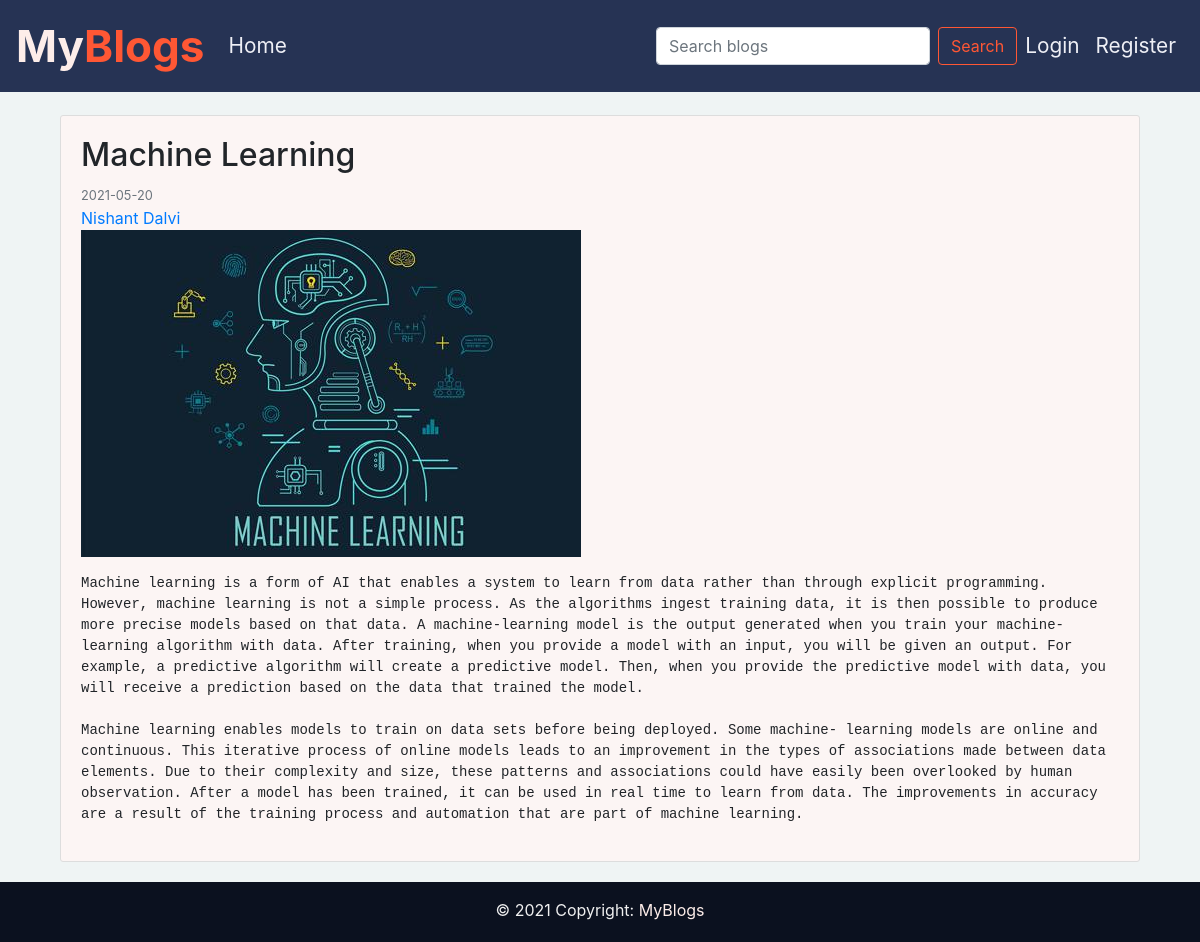
Page /post/11 on the earlier database version.
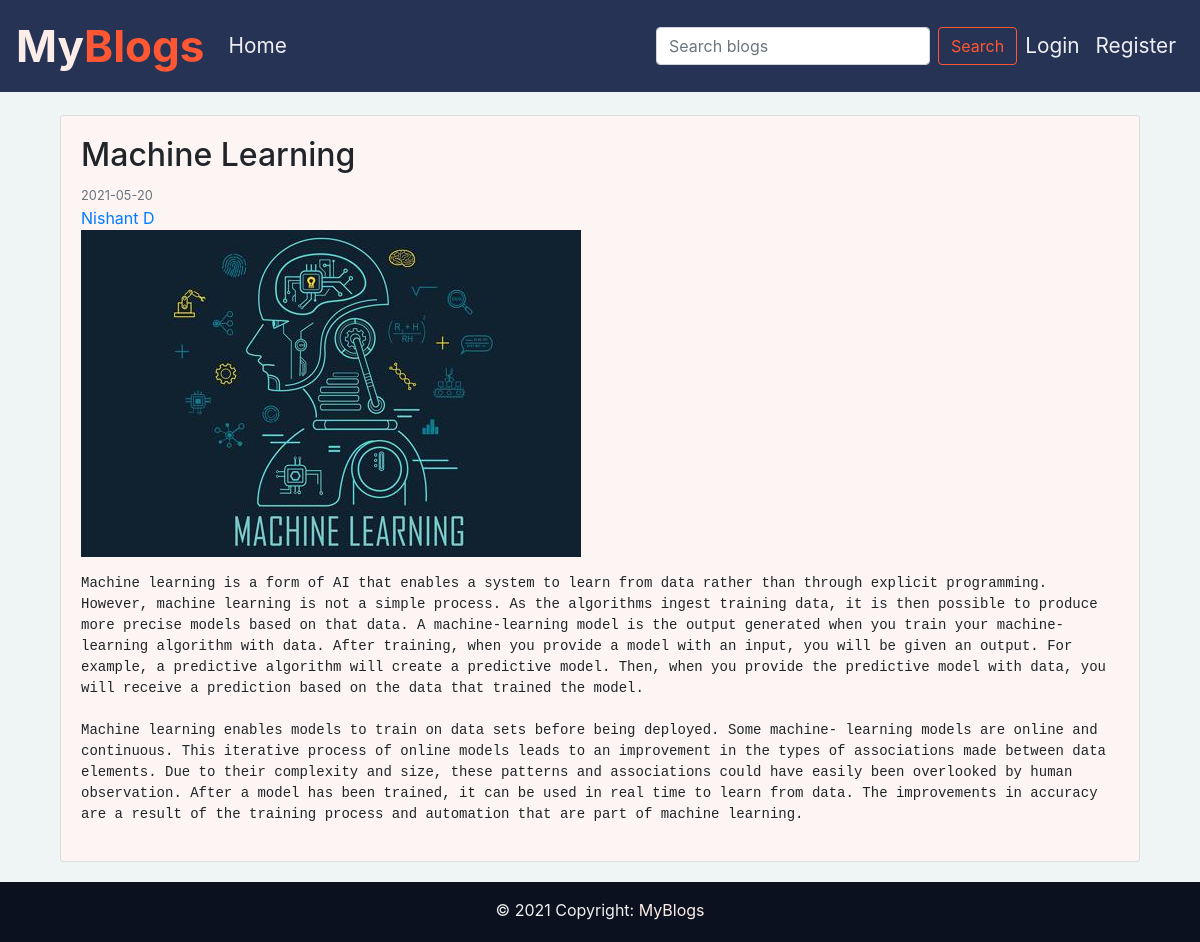
Same page on the later database version.
### blog/models.py (models this page shows, shortened)
class Post(db.Model):
    id = db.Column(db.Integer, primary_key=True)
    title = db.Column(db.String(100), nullable=False)
    date_posted = db.Column(db.DateTime, nullable=False, default=datetime.utcnow)
    content = db.Column(db.Text, nullable=False)
    image_post = db.Column(db.String(20), nullable=False, default='default_post.jpg')
    user_id = db.Column(db.Integer, db.ForeignKey('user.id'), nullable=False)

class User(db.Model, UserMixin):
    id = db.Column(db.Integer, primary_key=True)
    username = db.Column(db.String(20), unique=True, nullable=False)
    email = db.Column(db.String(120), unique=True, nullable=False)
    image_file = db.Column(db.String(20), nullable=False, default='default_profile.jpg')
    password = db.Column(db.String(60), nullable=False)
    posts = db.relationship('Post', backref='author', lazy=True)

### blog/routes.py (the view)
@app.route("/post/<int:post_id>")
def post(post_id):
    post = Post.query.get_or_404(post_id)
    return render_template('blog.html', title=post.title, post=post)

### blog/Templates/blog.html
{%extends "layout.html"%}
{%block content%}
    <div class="container">
        <article class="media content-section">
            <div class="media-body">
                <div class="article-metadata">
                    <h2 class="article-title">{{post.title}}</h2>
                    <small class="text-muted">{{ post.date_posted.strftime('%Y-%m-%d') }}</small>
                </div>
                <a class="mr-2" href="{{ url_for('user_profile', username=post.author.username) }}">{{post.author.username}}</a>
                {% if post.image_post != 'default_post.jpg' %}
                <figure>
                    <img class="img-fluid blog-img" src="{{ url_for('static', filename='resources/blog_pics/' + post.image_post) }}" alt="Some alt text">
                </figure>
                {% endif %}
                <pre class="article-content">{{post.content}}</pre>
            </div>
        </article>
    </div>
{%endblock content%}

### blog/Templates/layout.html (shortened to what this page needs)
<!doctype html>
<html lang="en">
  <head>
    <link rel="stylesheet" href="https://maxcdn.bootstrapcdn.com/bootstrap/4.0.0/css/bootstrap.min.css">
    <link rel="stylesheet" type="text/css" href="{{ url_for('static', filename='main.css') }}">
  </head>
  <body>
    <nav class="navbar navbar-expand-md pt-2 pd-4 fixed-top">
        <a class="navbar-brand" href="{{ url_for('home') }}"><span id="logo-1">My</span>Blogs</a>
        <div class="collapse navbar-collapse" id="navbarNav">
          <div class="navbar-nav mr-auto">
            <a class="nav-item nav-link" href="{{ url_for('home') }}">Home</a>
          </div>
          <form class="form-inline my-2 my-lg-0" method="GET">
            <input class="form-control mr-sm-2" type="search" placeholder="Search blogs" aria-label="Search" name="q">
            <button class="btn btn-outline-success my-2 my-sm-0 btn-search" href="{{ url_for('home') }}" type="submit">Search</button>
          </form>
          <div class="navbar-nav">
            {% if current_user.is_authenticated %}
            <a class="nav-item nav-link" href="{{ url_for('new_post') }}">Create Blog</a>
            <a class="nav-item dropdown nav-link dropdown-toggle" href="#" data-toggle="dropdown" role="button" aria-haspopup="true" aria-expanded="false">
              {{current_user.username}}
            </a>
            <div class="dropdown-menu dropdown-menu-right" aria-labelledby="navbarDropdownMenuLink">
              <a class="dropdown-item" href="{{ url_for('profile') }}">Profile</a>
              <a class="dropdown-item" href="{{ url_for('logout') }}">Logout</a>
              <a class="dropdown-item" data-toggle="modal" data-target="#deleteModal">Delete Account</a>
            </div>
            {% else %}
              <a class="nav-item nav-link" href="{{ url_for('login') }}">Login</a>
              <a class="nav-item nav-link" href="{{ url_for('register') }}">Register</a>
            {% endif %}
          </div>
        </div>
      </nav>
      <div class="container main-content">
        <div class="row">
          <div class="col-md-12">
            {%block content%}
            {%endblock content%}
          </div>
        </div>
      </div>
      <footer class="page-footer font-small blue">
        <div class="footer-copyright text-center py-3">© 2021 Copyright:
          <a class="foota" href="{{ url_for('home') }}"> MyBlogs</a>
        </div>
      </footer>
  </body>
</html>

### blog/static/main.css (style rules this page uses)
html { min-height: 100%; position: relative; }
body { margin: 0px; padding: 0px; background-color: #EFF4F4; min-height: 100%; display: grid; margin-bottom: 60px; }
.main-content { margin-top: 115px; }
nav a { font-size: 1.3em; color: #EEEFF5; }
.navbar { background: #263354; }
.navbar-brand { color: #FF5734; font-weight: bolder; font-size: 2.75rem; }
#logo-1 { color: #FDEDE9; }
.content-section { background: #ffffff; padding: 20px 20px; border: 1px solid #dddddd; border-radius: 3px; margin-bottom: 20px; }
.blog-img { height: fit-content; }
.content-section { background-color: #fcf5f4; }
pre { white-space: pre-wrap; }
footer { background-color: #0b111f; color: #f0f0f0; position: absolute; left: 0; bottom: 0; width: 100%; margin-top: auto; height: 60px; }
.foota { color:#FDEDE9; }
.btn-search { color: #FF5734; border-color: #FF5734 }

Differences in the rows shown:
changed User: author.username "Nishant Dalvi" → "Nishant D"
